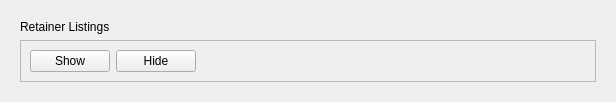
<?xml version="1.0" encoding="UTF-8"?>
<ui version="4.0">
 <class>Form</class>
 <widget class="QWidget" name="Form">
  <property name="geometry">
   <rect>
    <x>0</x>
    <y>0</y>
    <width>616</width>
    <height>98</height>
   </rect>
  </property>
  <property name="windowTitle">
   <string>Form</string>
  </property>
  <property name="styleSheet">
   <string notr="true"/>
  </property>
  <layout class="QVBoxLayout" name="verticalLayout">
   <item>
    <widget class="QWidget" name="toolConfigWidget" native="true">
     <layout class="QVBoxLayout" name="verticalLayout_2">
      <item>
       <widget class="QLabel" name="titleLabel">
        <property name="text">
         <string>Retainer Listings</string>
        </property>
       </widget>
      </item>
      <item>
       <widget class="QFrame" name="frame">
        <property name="frameShape">
         <enum>QFrame::StyledPanel</enum>
        </property>
        <property name="frameShadow">
         <enum>QFrame::Raised</enum>
        </property>
        <layout class="QHBoxLayout" name="horizontalLayout">
         <item>
          <widget class="QPushButton" name="showButton">
           <property name="text">
            <string>Show</string>
           </property>
          </widget>
         </item>
         <item>
          <widget class="QPushButton" name="hideButton">
           <property name="text">
            <string>Hide</string>
           </property>
          </widget>
         </item>
         <item>
          <spacer name="horizontalSpacer">
           <property name="orientation">
            <enum>Qt::Horizontal</enum>
           </property>
           <property name="sizeHint" stdset="0">
            <size>
             <width>454</width>
             <height>20</height>
            </size>
           </property>
          </spacer>
         </item>
        </layout>
       </widget>
      </item>
     </layout>
    </widget>
   </item>
  </layout>
 </widget>
 <resources/>
 <connections/>
</ui>
